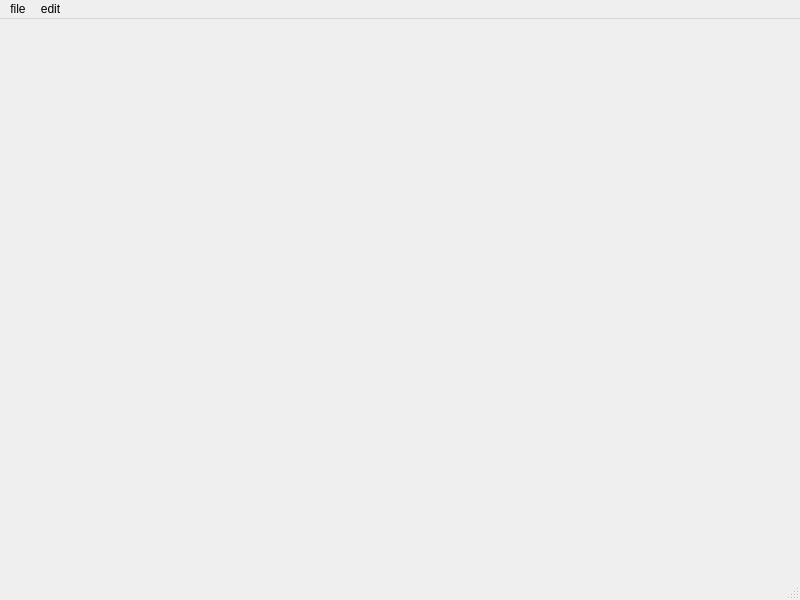
<?xml version="1.0" encoding="UTF-8"?>
<ui version="4.0">
 <class>MainWindow</class>
 <widget class="QMainWindow" name="MainWindow">
  <property name="geometry">
   <rect>
    <x>0</x>
    <y>0</y>
    <width>800</width>
    <height>600</height>
   </rect>
  </property>
  <property name="windowTitle">
   <string>MainWindow</string>
  </property>
  <widget class="QWidget" name="centralwidget"/>
  <widget class="QMenuBar" name="menubar">
   <property name="geometry">
    <rect>
     <x>0</x>
     <y>0</y>
     <width>800</width>
     <height>22</height>
    </rect>
   </property>
   <widget class="QMenu" name="menufile">
    <property name="title">
     <string>file</string>
    </property>
    <addaction name="actionnew"/>
   </widget>
   <widget class="QMenu" name="menuedit">
    <property name="title">
     <string>edit</string>
    </property>
   </widget>
   <addaction name="menufile"/>
   <addaction name="menuedit"/>
  </widget>
  <widget class="QStatusBar" name="statusbar"/>
  <action name="actionnew">
   <property name="text">
    <string>new</string>
   </property>
  </action>
 </widget>
 <resources/>
 <connections/>
</ui>
